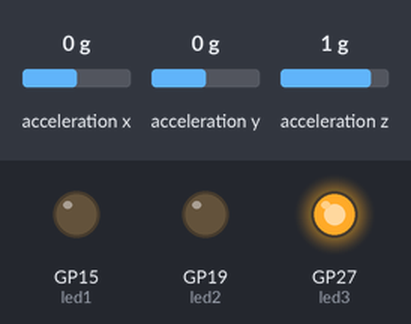
Bench run of a program on a simulated Raspberry Pi Pico running MicroPython. Shown: output pins drawn as LEDs (lit = HIGH). Inputs (shaded band) come from the test bench; at power-on: acceleration z 1 g, acceleration x 0 g, acceleration y 0 g. Library files of the repository ran but are not shown: mpu6050.py; what the program prints to the serial console is not drawn.

Above: at 1.3 s.
1.4 s: acceleration z set to -0.5 g
2.9 s: acceleration z set to -0.8 g
At 3.5 s:
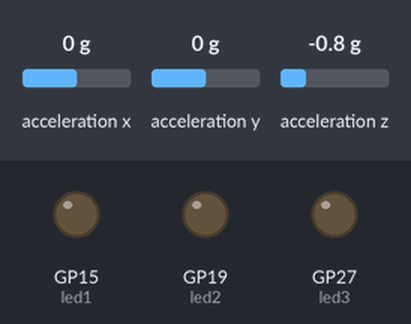
4.6 s: acceleration x set to 0.5 g
6.1 s: acceleration x set to 0.8 g
At 7.3 s:
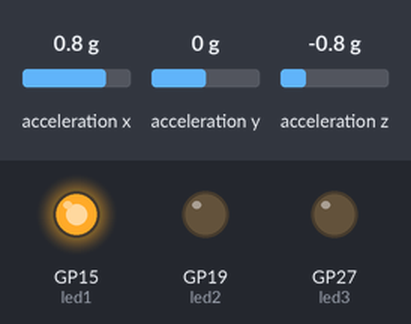
7.6 s: acceleration y set to 0.5 g
9.1 s: acceleration y set to 0.8 g
At 10.2 s:
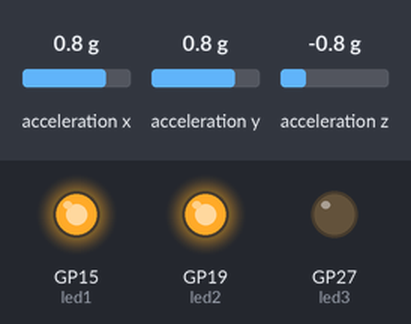
Timing chart, 0 to 11.6 s (numbered marks = the images above; inputs shaded):
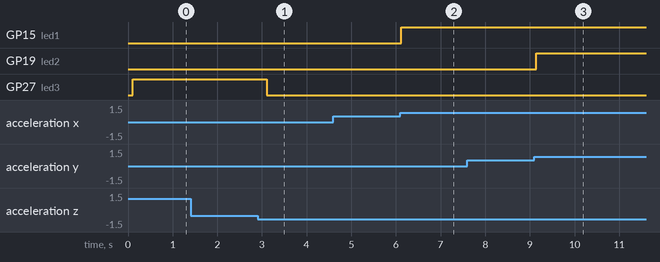

The program:

main.py
```python
# main.py

from machine import Pin, I2C
from time import sleep
from mpu6050 import MPU6050

# I2C setup (GP0 = SDA, GP1 = SCL)
i2c = I2C(0, scl=Pin(1), sda=Pin(0))

# Initialize MPU6050
mpu = MPU6050(i2c)

# Initialize output device (LED on GP15)
led1 = Pin(15, Pin.OUT)
led2=Pin(19,Pin.OUT)
led3=Pin(27,Pin.OUT)
while True:
    accel = mpu.get_accel()
    x = accel['x']
    y = accel['y']
    z = accel['z']

    print("Accel X:", x, "Y:", y, "Z:", z)

    # Gesture control logic
    if x > 10000:
        led1.on()
        print("Tilt Right → LED ON")
    elif x < -10000:
        led1.off()
        print("Tilt Left → LED OFF")
    if y > 10000:
        led2.on()
        print("Tilt Right → LED ON")
    elif y < -10000:
        led2.off()
        print("Tilt Left → LED OFF")
    if z > 10000:
        led3.on()
        print("Tilt Right → LED ON")
    elif z < -10000:
        led3.off()
        print("Tilt Left → LED OFF")
    sleep(0.5)
```

Measured:
- the behaviour switches between -0.6 and -0.7 g on acceleration z (found by bisection; images 0 and 1)
- the behaviour switches between 0.6 and 0.7 g on acceleration x (found by bisection; images 1 and 2)
- the behaviour switches between 0.6 and 0.7 g on acceleration y (found by bisection; images 2 and 3)
- after the input at 1.4 s, every drawn part: stays the same
- after the input at 2.9 s, GP27 (led3): HIGH → LOW after 0.21 s
- after the input at 4.6 s, every drawn part: stays the same
- after the input at 6.1 s, GP15 (led1): LOW → HIGH at once
- after the input at 7.6 s, every drawn part: stays the same
- after the input at 9.1 s, GP19 (led2): LOW → HIGH at once
